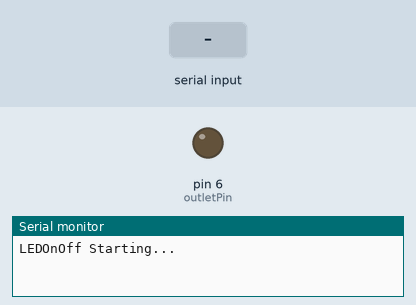
A sketch run on a simulated Arduino Uno, built with avr-gcc and run on an emulated ATmega328P. On the bench: output pins drawn as LEDs (lit = HIGH), the last lines printed to the serial monitor. Inputs (shaded band) come from the test bench.

Above: at 1.2 s.
1.3 s: "on" received over the second serial link
At 2.5 s:
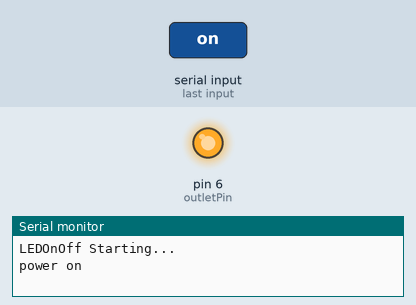
2.8 s: "off" received over the second serial link
At 3.7 s:
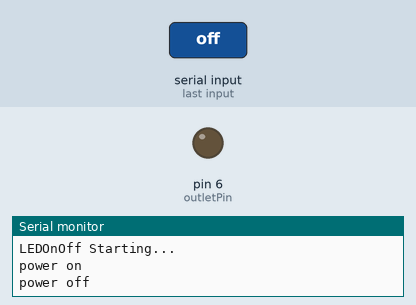
Timing chart, 0 to 5.8 s (numbered marks = the images above; inputs shaded):
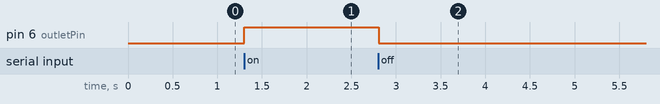

The sketch:

MicroduinoBluControlOutlet.ino
```cpp
#include <SoftwareSerial.h>

#define outletPin 6

SoftwareSerial mySerial(4, 5); //RX,TX

#define my_Serial mySerial
//#define my_Serial Serial1  //Core+

String tmp="";

void setup() {
  Serial.begin(9600);
  Serial.println("LEDOnOff Starting...");
  my_Serial.begin(9600);

  pinMode(outletPin, OUTPUT);
  digitalWrite(outletPin,LOW);
}

void loop() {
  // if there's any serial available, read it:
  while (my_Serial.available() > 0) {

    tmp += char(my_Serial.read());
    delay(2);
  }

  if (tmp.length() > 0) {
    if(tmp=="on") {
      Serial.println("power on");
      digitalWrite(outletPin,HIGH);
    }
    else if(tmp=="off") {
      digitalWrite(outletPin,LOW);
      Serial.println("power off");
    }
    tmp = "";
  }
}
```

Measured:
- after the input at 1.3 s, pin 6 (outletPin): LOW → HIGH at once
- after the input at 2.8 s, pin 6 (outletPin): HIGH → LOW at once
